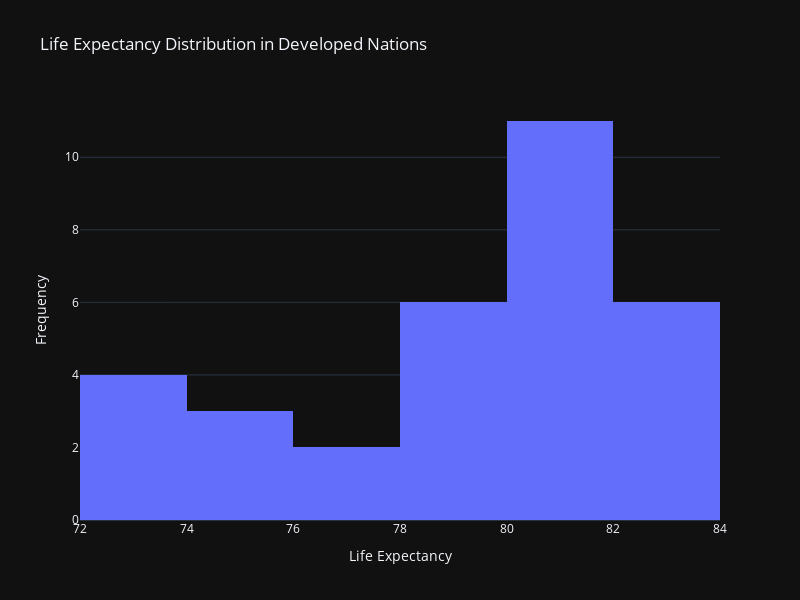

Notebook code cell kept with this figure:
### Code cell
# Creating a histogram for the distribution of life expectancy in developed nations
hist_df_2 = cleaned_dataset[cleaned_dataset['Status'] == 'Developed'].groupby(['Country', 'Status'])['Life_Expectancy_Winsorized'].mean().reset_index()

# Plotting the histogram using Plotly Express
fig = px.histogram(hist_df_2, x='Life_Expectancy_Winsorized', title='Life Expectancy Distribution in Developed Nations', template='plotly_dark')
fig.update_layout(width=800, height=600, yaxis_title='Frequency', xaxis_title='Life Expectancy')
fig.show()

### Figure 1 — Plotly figure (JSON) as saved in the notebook; plotly's stock layout.template omitted (floating-point values rounded to 4 significant figures)
{"data": [{"alignmentgroup": "True", "bingroup": "x", "hovertemplate": "Life_Expectancy_Winsorized=%{x}<br>count=%{y}<extra></extra>", "legendgroup": "", "marker": {"color": "#636efa", "pattern": {"shape": ""}}, "name": "", "offsetgroup": "", "orientation": "v", "showlegend": false, "type": "histogram", "x": [81.81, 81.48, 80.68, 72.79, 76.12, 79.67, 76.77, 79.26, 81.05, 73.83, 82.44, 80.15, 82.93, 82.95, 73.73, 72.81, 80.78, 80.36, 81.33, 81.34, 81.79, 75.65, 79.99, 74.28, 81.47, 74.75, 79.73, 82.07, 82.52, 82.4, 79.36, 78.06], "xaxis": "x", "yaxis": "y"}], "layout": {"barmode": "relative", "height": 600, "legend": {"tracegroupgap": 0}, "title": {"text": "Life Expectancy Distribution in Developed Nations"}, "width": 800, "xaxis": {"anchor": "y", "domain": [0, 1], "title": {"text": "Life Expectancy"}}, "yaxis": {"anchor": "x", "domain": [0, 1], "title": {"text": "Frequency"}}}}
